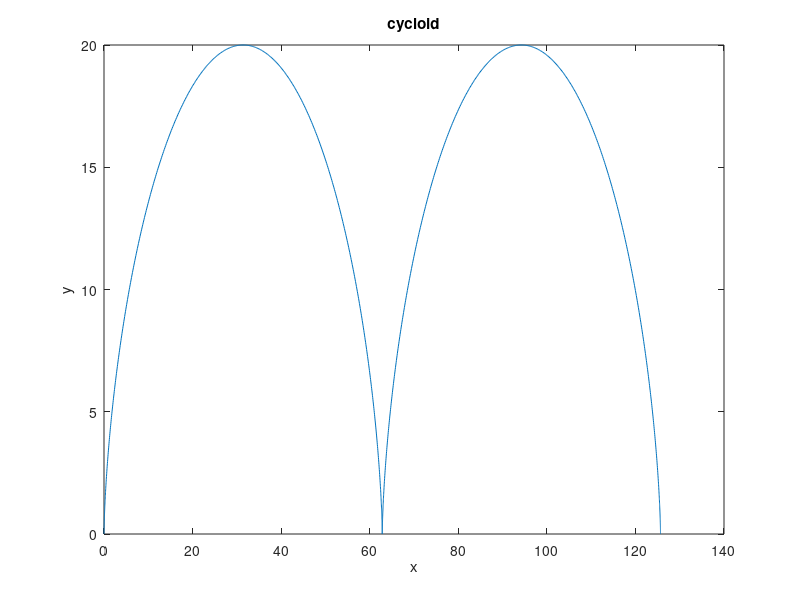
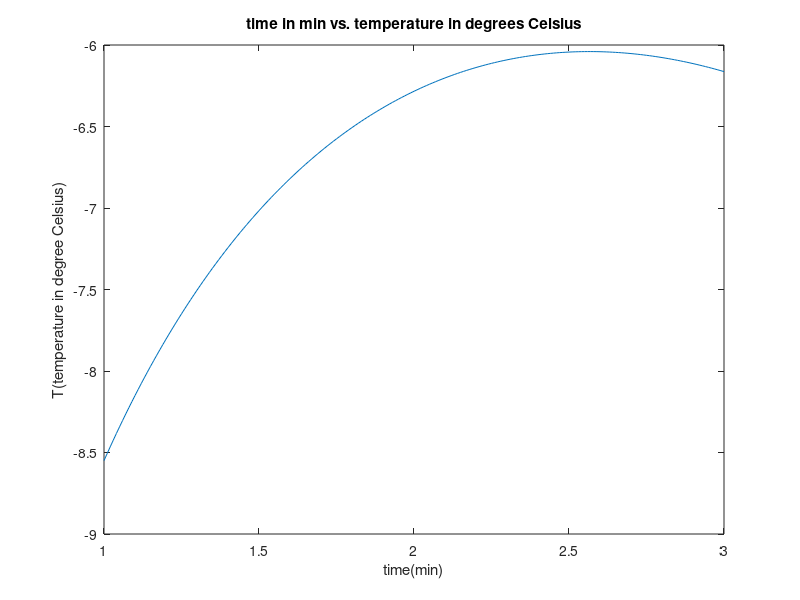
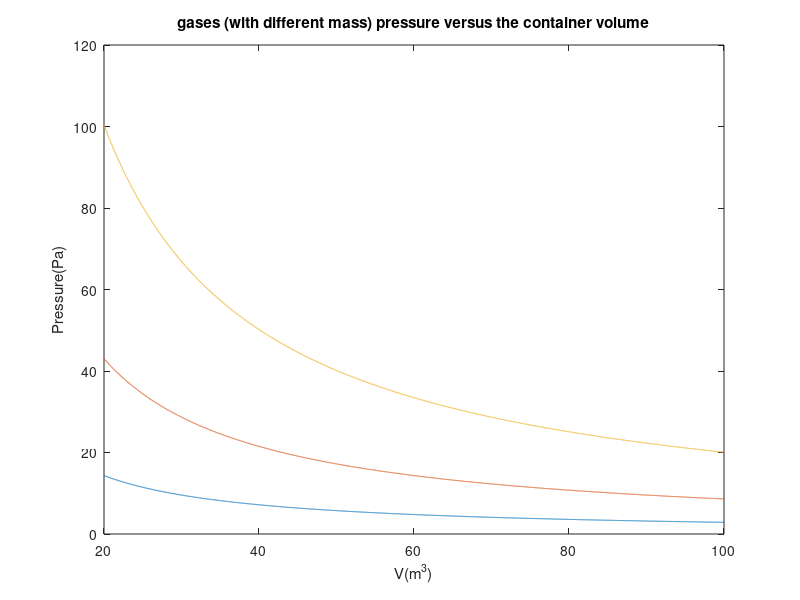
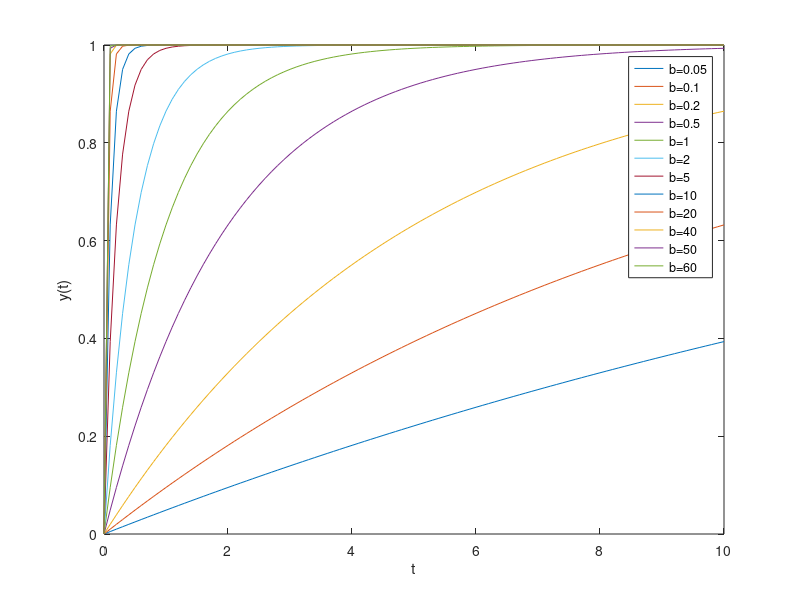

MATLAB code to generate these figures, in order:
% Zhang_Mengjun
% ME203
% HW 2
% Due 08/10/2021

%% Problem 1
x=1:0.2:5;
y=7*sin(4*x);
z=length(y) %how many elements are in the array y
y(3) %the value of the third element

%% Problem 2
d=sin(-pi/2):0.05:cos(0);
c=length(d)
d10=d(10)

%% Problem 3
s=roots([13,182,-184,2503])

%% Problem 4
a=(6*pi*(atan(12.5)))+4
b=5*tan(3*asin(13/5))

%% Problem 5
r=10;
phi=0:0.01:4*pi;
x=r*(phi-sin(phi));
y=r*(1-cos(phi));
figure(1)
plot(x,y)
xlabel('x')
ylabel('y')
title('cycloid')

%% Problem 6
%given
t=1:0.01:3;
T=6*log(t)-7*exp(0.2*t);
%plot
figure(2)
plot(t,T)
xlabel('time(min)')
ylabel('T(temperature in degree Celsius)')
title('time in min vs. temperature in degrees Celsius')

%% Problem 7
%given
V=20:0.01:100;
R=286.7; %(N*m)/(kg*K)
T=293; %K
m1=1; %kg
m2=3; %kg
m3=7; %kg
p1=m1*R*V.^(-1);
p2=m2*R*V.^(-1);
p3=m3*R*V.^(-1);
%plot
figure(3)
plot(V,p1,V,p2,V,p3)
xlabel('V(m^3)')
ylabel('Pressure(Pa)')
title('gases (with different mass) pressure versus the container volume')


%% Problem 8
t=0:0.1:10;
b=[0.05 0.1 0.2 0.5 1 2 5 10 20 40 50 60];
%plots
figure(4)
for i=1:12
y=1-exp(-b(i)*t);
plot(t,y)
hold on
end

%How long it will take for y(t) to reach 98 percent of its steady-state
%value?
for a=1:length(b)
    t= (- log(0.02))/b(a)
    t
end

xlabel('t')
ylabel('y(t)')
legend('b=0.05', 'b=0.1','b=0.2','b=0.5','b=1','b=2','b=5','b=10',...
    'b=20','b=40','b=50','b=60')


%% Problem 9
%given
r=0.1:0.01:100;%m
V=4/3*pi*r.^3;%m^3
A=4*pi*r.^2;%m^2
%plots
figure(5)
subplot(1,2,1)
%choose axes that will result in straight-line graphs for V
loglog(r,V)
xlabel('r')
ylabel('V')
title('plot of Volume')

subplot(1,2,2)
%choose axes that will result in straight-line graphs for A
loglog(r,A)
xlabel('r')
ylabel('A')
title('plot of Area')
